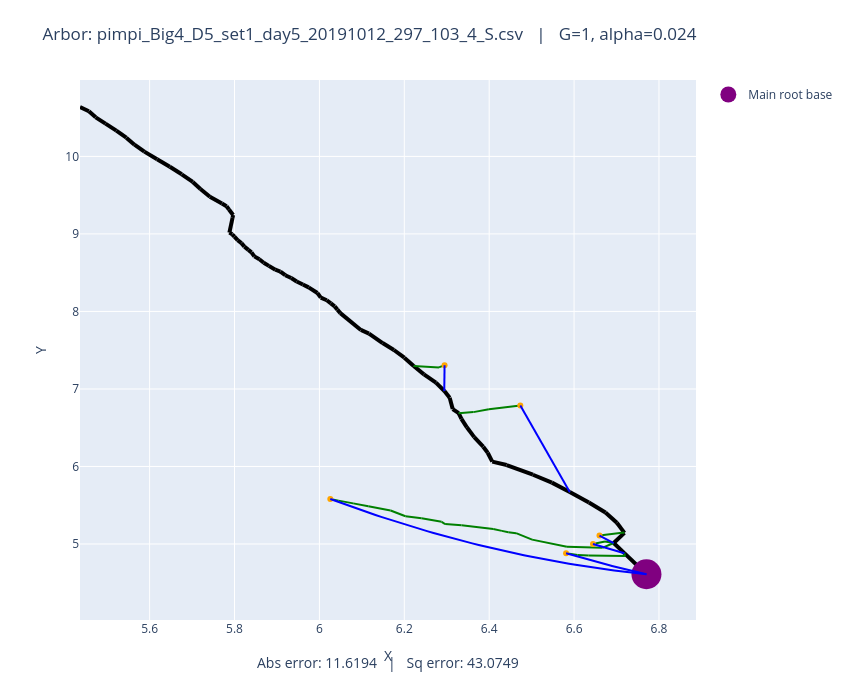

The notebook cell this image was saved under:
### Code cell
# Plot both observed and optimized
plot_arbors(fname, 1, 0.024)

### Figure 1 — Plotly figure (JSON) as saved in the notebook; plotly's stock layout.template omitted (floating-point values rounded to 4 significant figures)
{"data": [{"line": {"color": "black", "width": 4}, "mode": "lines", "showlegend": false, "type": "scatter", "x": [6.77, 6.718], "y": [4.61, 4.882]}, {"line": {"color": "black", "width": 4}, "mode": "lines", "showlegend": false, "type": "scatter", "x": [6.718, 6.693], "y": [4.882, 5.013]}, {"line": {"color": "black", "width": 4}, "mode": "lines", "showlegend": false, "type": "scatter", "x": [6.693, 6.719], "y": [5.013, 5.144]}, {"line": {"color": "black", "width": 4}, "mode": "lines", "showlegend": false, "type": "scatter", "x": [6.719, 6.701], "y": [5.144, 5.274]}, {"line": {"color": "black", "width": 4}, "mode": "lines", "showlegend": false, "type": "scatter", "x": [6.701, 6.674], "y": [5.274, 5.406]}, {"line": {"color": "black", "width": 4}, "mode": "lines", "showlegend": false, "type": "scatter", "x": [6.674, 6.635], "y": [5.406, 5.536]}, {"line": {"color": "black", "width": 4}, "mode": "lines", "showlegend": false, "type": "scatter", "x": [6.635, 6.59], "y": [5.536, 5.672]}, {"line": {"color": "black", "width": 4}, "mode": "lines", "showlegend": false, "type": "scatter", "x": [6.59, 6.548], "y": [5.672, 5.792]}, {"line": {"color": "black", "width": 4}, "mode": "lines", "showlegend": false, "type": "scatter", "x": [6.548, 6.503], "y": [5.792, 5.894]}, {"line": {"color": "black", "width": 4}, "mode": "lines", "showlegend": false, "type": "scatter", "x": [6.503, 6.441], "y": [5.894, 6.019]}, {"line": {"color": "black", "width": 4}, "mode": "lines", "showlegend": false, "type": "scatter", "x": [6.441, 6.407], "y": [6.019, 6.063]}, {"line": {"color": "black", "width": 4}, "mode": "lines", "showlegend": false, "type": "scatter", "x": [6.407, 6.396], "y": [6.063, 6.177]}, {"line": {"color": "black", "width": 4}, "mode": "lines", "showlegend": false, "type": "scatter", "x": [6.396, 6.386], "y": [6.177, 6.255]}, {"line": {"color": "black", "width": 4}, "mode": "lines", "showlegend": false, "type": "scatter", "x": [6.386, 6.365], "y": [6.255, 6.379]}, {"line": {"color": "black", "width": 4}, "mode": "lines", "showlegend": false, "type": "scatter", "x": [6.365, 6.347], "y": [6.379, 6.505]}, {"line": {"color": "black", "width": 4}, "mode": "lines", "showlegend": false, "type": "scatter", "x": [6.347, 6.335], "y": [6.505, 6.615]}, {"line": {"color": "black", "width": 4}, "mode": "lines", "showlegend": false, "type": "scatter", "x": [6.335, 6.328], "y": [6.615, 6.688]}, {"line": {"color": "black", "width": 4}, "mode": "lines", "showlegend": false, "type": "scatter", "x": [6.328, 6.314], "y": [6.688, 6.741]}, {"line": {"color": "black", "width": 4}, "mode": "lines", "showlegend": false, "type": "scatter", "x": [6.314, 6.307], "y": [6.741, 6.888]}, {"line": {"color": "black", "width": 4}, "mode": "lines", "showlegend": false, "type": "scatter", "x": [6.307, 6.294], "y": [6.888, 6.973]}, {"line": {"color": "black", "width": 4}, "mode": "lines", "showlegend": false, "type": "scatter", "x": [6.294, 6.275], "y": [6.973, 7.082]}, {"line": {"color": "black", "width": 4}, "mode": "lines", "showlegend": false, "type": "scatter", "x": [6.275, 6.246], "y": [7.082, 7.188]}, {"line": {"color": "black", "width": 4}, "mode": "lines", "showlegend": false, "type": "scatter", "x": [6.246, 6.222], "y": [7.188, 7.296]}, {"line": {"color": "black", "width": 4}, "mode": "lines", "showlegend": false, "type": "scatter", "x": [6.222, 6.2], "y": [7.296, 7.404]}, {"line": {"color": "black", "width": 4}, "mode": "lines", "showlegend": false, "type": "scatter", "x": [6.2, 6.176], "y": [7.404, 7.502]}, {"line": {"color": "black", "width": 4}, "mode": "lines", "showlegend": false, "type": "scatter", "x": [6.176, 6.149], "y": [7.502, 7.592]}, {"line": {"color": "black", "width": 4}, "mode": "lines", "showlegend": false, "type": "scatter", "x": [6.149, 6.117], "y": [7.592, 7.715]}, {"line": {"color": "black", "width": 4}, "mode": "lines", "showlegend": false, "type": "scatter", "x": [6.117, 6.098], "y": [7.715, 7.761]}, {"line": {"color": "black", "width": 4}, "mode": "lines", "showlegend": false, "type": "scatter", "x": [6.098, 6.049], "y": [7.761, 7.978]}, {"line": {"color": "black", "width": 4}, "mode": "lines", "showlegend": false, "type": "scatter", "x": [6.049, 6.042], "y": [7.978, 8.023]}, {"line": {"color": "black", "width": 4}, "mode": "lines", "showlegend": false, "type": "scatter", "x": [6.042, 6.036], "y": [8.023, 8.065]}, {"line": {"color": "black", "width": 4}, "mode": "lines", "showlegend": false, "type": "scatter", "x": [6.036, 6.027], "y": [8.065, 8.104]}, {"line": {"color": "black", "width": 4}, "mode": "lines", "showlegend": false, "type": "scatter", "x": [6.027, 6.017], "y": [8.104, 8.145]}, {"line": {"color": "black", "width": 4}, "mode": "lines", "showlegend": false, "type": "scatter", "x": [6.017, 6.003], "y": [8.145, 8.179]}, {"line": {"color": "black", "width": 4}, "mode": "lines", "showlegend": false, "type": "scatter", "x": [6.003, 5.995], "y": [8.179, 8.238]}, {"line": {"color": "black", "width": 4}, "mode": "lines", "showlegend": false, "type": "scatter", "x": [5.995, 5.975], "y": [8.238, 8.31]}, {"line": {"color": "black", "width": 4}, "mode": "lines", "showlegend": false, "type": "scatter", "x": [5.975, 5.961], "y": [8.31, 8.347]}, {"line": {"color": "black", "width": 4}, "mode": "lines", "showlegend": false, "type": "scatter", "x": [5.961, 5.946], "y": [8.347, 8.387]}, {"line": {"color": "black", "width": 4}, "mode": "lines", "showlegend": false, "type": "scatter", "x": [5.946, 5.934], "y": [8.387, 8.431]}, {"line": {"color": "black", "width": 4}, "mode": "lines", "showlegend": false, "type": "scatter", "x": [5.934, 5.92], "y": [8.431, 8.467]}, {"line": {"color": "black", "width": 4}, "mode": "lines", "showlegend": false, "type": "scatter", "x": [5.92, 5.908], "y": [8.467, 8.515]}, {"line": {"color": "black", "width": 4}, "mode": "lines", "showlegend": false, "type": "scatter", "x": [5.908, 5.896], "y": [8.515, 8.538]}, {"line": {"color": "black", "width": 4}, "mode": "lines", "showlegend": false, "type": "scatter", "x": [5.896, 5.881], "y": [8.538, 8.588]}, {"line": {"color": "black", "width": 4}, "mode": "lines", "showlegend": false, "type": "scatter", "x": [5.881, 5.869], "y": [8.588, 8.629]}, {"line": {"color": "black", "width": 4}, "mode": "lines", "showlegend": false, "type": "scatter", "x": [5.869, 5.859], "y": [8.629, 8.673]}, {"line": {"color": "black", "width": 4}, "mode": "lines", "showlegend": false, "type": "scatter", "x": [5.859, 5.847], "y": [8.673, 8.711]}, {"line": {"color": "black", "width": 4}, "mode": "lines", "showlegend": false, "type": "scatter", "x": [5.847, 5.84], "y": [8.711, 8.762]}, {"line": {"color": "black", "width": 4}, "mode": "lines", "showlegend": false, "type": "scatter", "x": [5.84, 5.833], "y": [8.762, 8.795]}, {"line": {"color": "black", "width": 4}, "mode": "lines", "showlegend": false, "type": "scatter", "x": [5.833, 5.823], "y": [8.795, 8.836]}, {"line": {"color": "black", "width": 4}, "mode": "lines", "showlegend": false, "type": "scatter", "x": [5.823, 5.816], "y": [8.836, 8.881]}, {"line": {"color": "black", "width": 4}, "mode": "lines", "showlegend": false, "type": "scatter", "x": [5.816, 5.807], "y": [8.881, 8.919]}, {"line": {"color": "black", "width": 4}, "mode": "lines", "showlegend": false, "type": "scatter", "x": [5.807, 5.8], "y": [8.919, 8.964]}, {"line": {"color": "black", "width": 4}, "mode": "lines", "showlegend": false, "type": "scatter", "x": [5.8, 5.795], "y": [8.964, 8.995]}, {"line": {"color": "black", "width": 4}, "mode": "lines", "showlegend": false, "type": "scatter", "x": [5.795, 5.788], "y": [8.995, 9.017]}, {"line": {"color": "black", "width": 4}, "mode": "lines", "showlegend": false, "type": "scatter", "x": [5.788, 5.795], "y": [9.017, 9.208]}, {"line": {"color": "black", "width": 4}, "mode": "lines", "showlegend": false, "type": "scatter", "x": [5.795, 5.797], "y": [9.208, 9.244]}, {"line": {"color": "black", "width": 4}, "mode": "lines", "showlegend": false, "type": "scatter", "x": [5.797, 5.787], "y": [9.244, 9.315]}, {"line": {"color": "black", "width": 4}, "mode": "lines", "showlegend": false, "type": "scatter", "x": [5.787, 5.781], "y": [9.315, 9.357]}, {"line": {"color": "black", "width": 4}, "mode": "lines", "showlegend": false, "type": "scatter", "x": [5.781, 5.77], "y": [9.357, 9.392]}, {"line": {"color": "black", "width": 4}, "mode": "lines", "showlegend": false, "type": "scatter", "x": [5.77, 5.742], "y": [9.392, 9.479]}, {"line": {"color": "black", "width": 4}, "mode": "lines", "showlegend": false, "type": "scatter", "x": [5.742, 5.72], "y": [9.479, 9.58]}, {"line": {"color": "black", "width": 4}, "mode": "lines", "showlegend": false, "type": "scatter", "x": [5.72, 5.702], "y": [9.58, 9.671]}, {"line": {"color": "black", "width": 4}, "mode": "lines", "showlegend": false, "type": "scatter", "x": [5.702, 5.676], "y": [9.671, 9.77]}, {"line": {"color": "black", "width": 4}, "mode": "lines", "showlegend": false, "type": "scatter", "x": [5.676, 5.648], "y": [9.77, 9.867]}, {"line": {"color": "black", "width": 4}, "mode": "lines", "showlegend": false, "type": "scatter", "x": [5.648, 5.618], "y": [9.867, 9.965]}, {"line": {"color": "black", "width": 4}, "mode": "lines", "showlegend": false, "type": "scatter", "x": [5.618, 5.588], "y": [9.965, 10.06]}, {"line": {"color": "black", "width": 4}, "mode": "lines", "showlegend": false, "type": "scatter", "x": [5.588, 5.564], "y": [10.06, 10.15]}, {"line": {"color": "black", "width": 4}, "mode": "lines", "showlegend": false, "type": "scatter", "x": [5.564, 5.545], "y": [10.15, 10.24]}, {"line": {"color": "black", "width": 4}, "mode": "lines", "showlegend": false, "type": "scatter", "x": [5.545, 5.522], "y": [10.24, 10.33]}, {"line": {"color": "black", "width": 4}, "mode": "lines", "showlegend": false, "type": "scatter", "x": [5.522, 5.496], "y": [10.33, 10.42]}, {"line": {"color": "black", "width": 4}, "mode": "lines", "showlegend": false, "type": "scatter", "x": [5.496, 5.473], "y": [10.42, 10.5]}, {"line": {"color": "black", "width": 4}, "mode": "lines", "showlegend": false, "type": "scatter", "x": [5.473, 5.457], "y": [10.5, 10.58]}, {"line": {"color": "black", "width": 4}, "mode": "lines", "showlegend": false, "type": "scatter", "x": [5.457, 5.436], "y": [10.58, 10.64]}, {"line": {"color": "green", "width": 2}, "mode": "lines", "showlegend": false, "type": "scatter", "x": [6.66, 6.717], "y": [5.109, 5.147]}, {"line": {"color": "green", "width": 2}, "mode": "lines", "showlegend": false, "type": "scatter", "x": [6.717, 6.719], "y": [5.147, 5.144]}, {"line": {"color": "green", "width": 2}, "mode": "lines", "showlegend": false, "type": "scatter", "x": [6.645, 6.673], "y": [5.001, 5.034]}, {"line": {"color": "green", "width": 2}, "mode": "lines", "showlegend": false, "type": "scatter", "x": [6.673, 6.693], "y": [5.034, 5.013]}, {"line": {"color": "green", "width": 2}, "mode": "lines", "showlegend": false, "type": "scatter", "x": [6.026, 6.045], "y": [5.581, 5.559]}, {"line": {"color": "green", "width": 2}, "mode": "lines", "showlegend": false, "type": "scatter", "x": [6.045, 6.08], "y": [5.559, 5.524]}, {"line": {"color": "green", "width": 2}, "mode": "lines", "showlegend": false, "type": "scatter", "x": [6.08, 6.115], "y": [5.524, 5.486]}, {"line": {"color": "green", "width": 2}, "mode": "lines", "showlegend": false, "type": "scatter", "x": [6.115, 6.168], "y": [5.486, 5.433]}, {"line": {"color": "green", "width": 2}, "mode": "lines", "showlegend": false, "type": "scatter", "x": [6.168, 6.203], "y": [5.433, 5.358]}, {"line": {"color": "green", "width": 2}, "mode": "lines", "showlegend": false, "type": "scatter", "x": [6.203, 6.241], "y": [5.358, 5.332]}, {"line": {"color": "green", "width": 2}, "mode": "lines", "showlegend": false, "type": "scatter", "x": [6.241, 6.288], "y": [5.332, 5.286]}, {"line": {"color": "green", "width": 2}, "mode": "lines", "showlegend": false, "type": "scatter", "x": [6.288, 6.296], "y": [5.286, 5.257]}, {"line": {"color": "green", "width": 2}, "mode": "lines", "showlegend": false, "type": "scatter", "x": [6.296, 6.335], "y": [5.257, 5.241]}, {"line": {"color": "green", "width": 2}, "mode": "lines", "showlegend": false, "type": "scatter", "x": [6.335, 6.41], "y": [5.241, 5.194]}, {"line": {"color": "green", "width": 2}, "mode": "lines", "showlegend": false, "type": "scatter", "x": [6.41, 6.43], "y": [5.194, 5.169]}, {"line": {"color": "green", "width": 2}, "mode": "lines", "showlegend": false, "type": "scatter", "x": [6.43, 6.445], "y": [5.169, 5.151]}, {"line": {"color": "green", "width": 2}, "mode": "lines", "showlegend": false, "type": "scatter", "x": [6.445, 6.463], "y": [5.151, 5.14]}, {"line": {"color": "green", "width": 2}, "mode": "lines", "showlegend": false, "type": "scatter", "x": [6.463, 6.501], "y": [5.14, 5.056]}, {"line": {"color": "green", "width": 2}, "mode": "lines", "showlegend": false, "type": "scatter", "x": [6.501, 6.583], "y": [5.056, 4.963]}, {"line": {"color": "green", "width": 2}, "mode": "lines", "showlegend": false, "type": "scatter", "x": [6.583, 6.667], "y": [4.963, 4.951]}, {"line": {"color": "green", "width": 2}, "mode": "lines", "showlegend": false, "type": "scatter", "x": [6.667, 6.693], "y": [4.951, 5.013]}, {"line": {"color": "green", "width": 2}, "mode": "lines", "showlegend": false, "type": "scatter", "x": [6.581, 6.608], "y": [4.88, 4.86]}, {"line": {"color": "green", "width": 2}, "mode": "lines", "showlegend": false, "type": "scatter", "x": [6.608, 6.634], "y": [4.86, 4.851]}, {"line": {"color": "green", "width": 2}, "mode": "lines", "showlegend": false, "type": "scatter", "x": [6.634, 6.72], "y": [4.851, 4.845]}, {"line": {"color": "green", "width": 2}, "mode": "lines", "showlegend": false, "type": "scatter", "x": [6.72, 6.718], "y": [4.845, 4.882]}, {"line": {"color": "green", "width": 2}, "mode": "lines", "showlegend": false, "type": "scatter", "x": [6.295, 6.282], "y": [7.307, 7.278]}, {"line": {"color": "green", "width": 2}, "mode": "lines", "showlegend": false, "type": "scatter", "x": [6.282, 6.222], "y": [7.278, 7.296]}, {"line": {"color": "green", "width": 2}, "mode": "lines", "showlegend": false, "type": "scatter", "x": [6.473, 6.399], "y": [6.788, 6.737]}, {"line": {"color": "green", "width": 2}, "mode": "lines", "showlegend": false, "type": "scatter", "x": [6.399, 6.363], "y": [6.737, 6.701]}, {"line": {"color": "green", "width": 2}, "mode": "lines", "showlegend": false, "type": "scatter", "x": [6.363, 6.328], "y": [6.701, 6.688]}, {"marker": {"color": "orange"}, "mode": "markers", "showlegend": false, "type": "scatter", "x": [6.66], "y": [5.109]}, {"marker": {"color": "orange"}, "mode": "markers", "showlegend": false, "type": "scatter", "x": [6.645], "y": [5.001]}, {"marker": {"color": "orange"}, "mode": "markers", "showlegend": false, "type": "scatter", "x": [6.026], "y": [5.581]}, {"marker": {"color": "orange"}, "mode": "markers", "showlegend": false, "type": "scatter", "x": [6.581], "y": [4.88]}, {"marker": {"color": "orange"}, "mode": "markers", "showlegend": false, "type": "scatter", "x": [6.295], "y": [7.307]}, {"marker": {"color": "orange"}, "mode": "markers", "showlegend": false, "type": "scatter", "x": [6.473], "y": [6.788]}, {"marker": {"color": "purple", "size": 30}, "mode": "markers", "name": "Main root base", "type": "scatter", "x": [6.77], "y": [4.61]}, {"line": {"color": "blue"}, "mode": "lines", "showlegend": false, "type": "scatter", "x": [6.66, 6.661, 6.661, 6.662, 6.663, 6.663, 6.664, 6.665, 6.665, 6.666, 6.667, 6.667, 6.668, 6.669, 6.669, 6.67, 6.671, 6.671, 6.672, 6.673, 6.674, 6.674, 6.675, 6.676, 6.676, 6.677, 6.678, 6.678, 6.679, 6.68, 6.68, 6.681, 6.682, 6.682, 6.683, 6.684, 6.684, 6.685, 6.686, 6.686, 6.687, 6.688, 6.689, 6.689, 6.69, 6.691, 6.691, 6.692, 6.693, 6.693], "y": [5.109, 5.107, 5.105, 5.103, 5.101, 5.099, 5.097, 5.095, 5.093, 5.091, 5.089, 5.087, 5.085, 5.083, 5.082, 5.08, 5.078, 5.076, 5.074, 5.072, 5.07, 5.068, 5.066, 5.064, 5.062, 5.06, 5.058, 5.056, 5.054, 5.052, 5.05, 5.048, 5.046, 5.044, 5.042, 5.04, 5.038, 5.036, 5.034, 5.032, 5.03, 5.028, 5.026, 5.024, 5.022, 5.021, 5.019, 5.017, 5.015, 5.013]}, {"line": {"color": "blue"}, "mode": "lines", "showlegend": false, "type": "scatter", "x": [6.645, 6.646, 6.648, 6.649, 6.651, 6.652, 6.654, 6.655, 6.657, 6.658, 6.66, 6.661, 6.663, 6.664, 6.666, 6.667, 6.669, 6.67, 6.672, 6.673, 6.675, 6.676, 6.678, 6.679, 6.681, 6.682, 6.684, 6.685, 6.687, 6.688, 6.69, 6.691, 6.693, 6.694, 6.696, 6.697, 6.699, 6.7, 6.702, 6.703, 6.705, 6.706, 6.708, 6.709, 6.711, 6.712, 6.714, 6.715, 6.717, 6.718], "y": [5.001, 4.998, 4.996, 4.993, 4.991, 4.988, 4.986, 4.983, 4.981, 4.978, 4.976, 4.973, 4.971, 4.968, 4.966, 4.963, 4.961, 4.958, 4.956, 4.953, 4.951, 4.948, 4.946, 4.944, 4.941, 4.939, 4.936, 4.934, 4.931, 4.929, 4.927, 4.924, 4.922, 4.919, 4.917, 4.915, 4.912, 4.91, 4.908, 4.905, 4.903, 4.9, 4.898, 4.896, 4.893, 4.891, 4.889, 4.886, 4.884, 4.882]}, {"line": {"color": "blue"}, "mode": "lines", "showlegend": false, "type": "scatter", "x": [6.026, 6.041, 6.056, 6.071, 6.086, 6.102, 6.117, 6.132, 6.147, 6.162, 6.178, 6.193, 6.208, 6.223, 6.238, 6.254, 6.269, 6.284, 6.299, 6.314, 6.33, 6.345, 6.36, 6.375, 6.39, 6.406, 6.421, 6.436, 6.451, 6.466, 6.482, 6.497, 6.512, 6.527, 6.542, 6.558, 6.573, 6.588, 6.603, 6.618, 6.634, 6.649, 6.664, 6.679, 6.694, 6.71, 6.725, 6.74, 6.755, 6.77], "y": [5.581, 5.55, 5.52, 5.49, 5.46, 5.431, 5.403, 5.374, 5.347, 5.32, 5.293, 5.267, 5.241, 5.215, 5.19, 5.166, 5.142, 5.118, 5.095, 5.073, 5.051, 5.029, 5.008, 4.987, 4.967, 4.947, 4.928, 4.909, 4.89, 4.872, 4.855, 4.838, 4.821, 4.805, 4.789, 4.774, 4.759, 4.745, 4.731, 4.718, 4.705, 4.693, 4.681, 4.669, 4.658, 4.648, 4.637, 4.628, 4.619, 4.61]}, {"line": {"color": "blue"}, "mode": "lines", "showlegend": false, "type": "scatter", "x": [6.581, 6.585, 6.589, 6.593, 6.597, 6.6, 6.604, 6.608, 6.612, 6.616, 6.62, 6.624, 6.628, 6.631, 6.635, 6.639, 6.643, 6.647, 6.651, 6.655, 6.658, 6.662, 6.666, 6.67, 6.674, 6.678, 6.682, 6.685, 6.689, 6.693, 6.697, 6.701, 6.705, 6.709, 6.713, 6.716, 6.72, 6.724, 6.728, 6.732, 6.736, 6.74, 6.743, 6.747, 6.751, 6.755, 6.759, 6.763, 6.767, 6.77], "y": [4.88, 4.874, 4.868, 4.862, 4.855, 4.849, 4.843, 4.837, 4.831, 4.825, 4.819, 4.813, 4.807, 4.801, 4.796, 4.79, 4.784, 4.778, 4.773, 4.767, 4.761, 4.756, 4.75, 4.744, 4.739, 4.733, 4.728, 4.722, 4.717, 4.712, 4.706, 4.701, 4.695, 4.69, 4.685, 4.68, 4.675, 4.669, 4.664, 4.659, 4.654, 4.649, 4.644, 4.639, 4.634, 4.629, 4.624, 4.619, 4.615, 4.61]}, {"line": {"color": "blue"}, "mode": "lines", "showlegend": false, "type": "scatter", "x": [6.294, 6.294, 6.294, 6.294, 6.294, 6.294, 6.294, 6.294, 6.294, 6.294, 6.294, 6.294, 6.294, 6.294, 6.294, 6.294, 6.294, 6.294, 6.294, 6.294, 6.294, 6.294, 6.294, 6.294, 6.294, 6.295, 6.295, 6.295, 6.295, 6.295, 6.295, 6.295, 6.295, 6.295, 6.295, 6.295, 6.295, 6.295, 6.295, 6.295, 6.295, 6.295, 6.295, 6.295, 6.295, 6.295, 6.295, 6.295, 6.295, 6.295], "y": [6.975, 6.982, 6.989, 6.996, 7.002, 7.009, 7.016, 7.023, 7.029, 7.036, 7.043, 7.05, 7.057, 7.063, 7.07, 7.077, 7.084, 7.09, 7.097, 7.104, 7.111, 7.118, 7.124, 7.131, 7.138, 7.145, 7.151, 7.158, 7.165, 7.172, 7.179, 7.185, 7.192, 7.199, 7.206, 7.212, 7.219, 7.226, 7.233, 7.24, 7.246, 7.253, 7.26, 7.267, 7.273, 7.28, 7.287, 7.294, 7.301, 7.307]}, {"line": {"color": "blue"}, "mode": "lines", "showlegend": false, "type": "scatter", "x": [6.473, 6.476, 6.478, 6.48, 6.483, 6.485, 6.488, 6.49, 6.492, 6.495, 6.497, 6.499, 6.502, 6.504, 6.507, 6.509, 6.511, 6.514, 6.516, 6.519, 6.521, 6.523, 6.526, 6.528, 6.53, 6.533, 6.535, 6.538, 6.54, 6.542, 6.545, 6.547, 6.549, 6.552, 6.554, 6.557, 6.559, 6.561, 6.564, 6.566, 6.568, 6.571, 6.573, 6.576, 6.578, 6.58, 6.583, 6.585, 6.587, 6.59], "y": [6.788, 6.765, 6.742, 6.719, 6.696, 6.673, 6.65, 6.627, 6.604, 6.581, 6.558, 6.535, 6.512, 6.489, 6.466, 6.444, 6.421, 6.398, 6.375, 6.352, 6.329, 6.306, 6.284, 6.261, 6.238, 6.215, 6.193, 6.17, 6.147, 6.124, 6.102, 6.079, 6.056, 6.033, 6.011, 5.988, 5.965, 5.943, 5.92, 5.898, 5.875, 5.852, 5.83, 5.807, 5.785, 5.762, 5.74, 5.717, 5.694, 5.672]}], "layout": {"annotations": [{"font": {"size": 14}, "showarrow": false, "text": "Abs error: 11.6194   |   Sq error: 43.0749", "x": 0.5, "xref": "paper", "y": -0.1, "yref": "paper"}], "height": 700, "margin": {"b": 80, "t": 80}, "title": {"text": "Arbor: pimpi_Big4_D5_set1_day5_20191012_297_103_4_S.csv   |   G=1, alpha=0.024"}, "width": 850, "xaxis": {"autorange": true, "range": [5.436, 6.888], "title": {"text": "X"}, "type": "linear"}, "yaxis": {"autorange": true, "range": [4.02, 10.99], "title": {"text": "Y"}, "type": "linear"}}}
